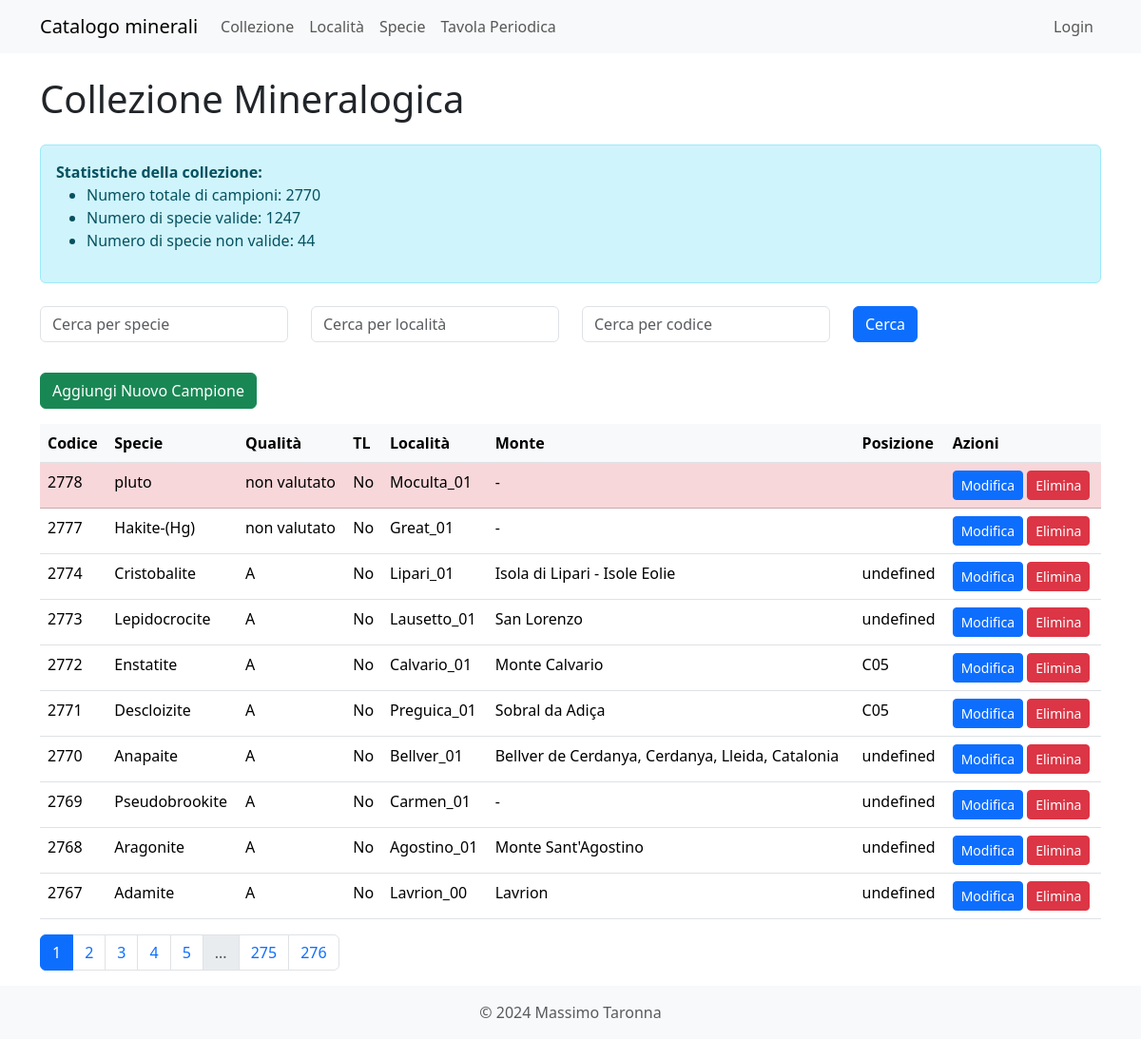
The page /collezione on the database its author committed.
### models.py (models this page shows, shortened)
class Collezione(db.Model, SerializerMixin):
    id = db.Column(db.Integer, primary_key=True)
    codice = db.Column(db.Integer, unique=True, nullable=False)
    posizione = db.Column(db.String(50))
    specie_id = db.Column(db.Integer, db.ForeignKey('specie.id', name='fk_collezione_specie'), nullable=True)
    specie_nome = db.Column(db.String(100))
    specie_non_valida = db.Column(db.String(100))
    varieta = db.Column(db.String(100))
    alias = db.Column(db.String(100))
    associazione = db.Column(db.String(100))
    cod_loc = db.Column(db.String(30), db.ForeignKey('localita.cod_loc', name='fk_collezione_localita'))
    dimensionamento = db.Column(db.String(50))
    qualita = db.Column(db.String(10))
    data_ins = db.Column(db.Date)
    data_acq = db.Column(db.Date)
    mod_acq = db.Column(db.String(50))
    acquisito_da = db.Column(db.String(100))
    costo = db.Column(db.Float)
    luogo_acq = db.Column(db.String(50))
    scambiato_per = db.Column(db.String(50))
    note = db.Column(db.Text)
    referenza = db.Column(db.String(100))
    descrizione = db.Column(db.String(200))
    fluor_lw = db.Column(db.String(20))
    fluor_sw = db.Column(db.String(20))
    radioattivo = db.Column(db.String(20))
    tl = db.Column(db.Boolean)
    specie_rel = db.relationship('Specie', back_populates='campioni')
    serialize_rules = ('-localita', '-specie_rel')

class Localita(db.Model, SerializerMixin):
    id = db.Column(db.Integer, primary_key=True)
    cod_loc = db.Column(db.String(100), unique=True, nullable=False)
    cava_min = db.Column(db.String(255))
    loc_monte = db.Column(db.String(255))
    valle = db.Column(db.String(50))
    comune = db.Column(db.String(50))
    distr_pref = db.Column(db.String(50))
    provincia = db.Column(db.String(50))
    regione = db.Column(db.String(50))
    dipartimento = db.Column(db.String(50))
    stato = db.Column(db.String(50))
    nazione = db.Column(db.String(100))
    note = db.Column(db.Text)
    cod_mindat = db.Column(db.Integer)
    collezione = db.relationship('Collezione', backref='localita', lazy='dynamic')
    serialize_rules = ('-collezione',)

### app.py (the view)
@app.route('/collezione', methods=['GET'])
def collezione():
    page = request.args.get('page', 1, type=int)
    specie_search = request.args.get('specie-search', '')
    localita_search = request.args.get('localita-search', '')
    codice_search = request.args.get('codice-search', '')
    query = db.session.query(Collezione, Localita.loc_monte).join(Localita, Collezione.cod_loc == Localita.cod_loc)
    if specie_search:
        query = query.filter(Collezione.specie_nome.ilike(f'%{specie_search}%'))
    if localita_search:
        query = query.filter(Localita.cava_min.ilike(f'%{localita_search}%'))
    if codice_search:
        query = query.filter(Collezione.codice.ilike(f'%{codice_search}%'))
    pagination = query.order_by(Collezione.codice.desc()).paginate(page=page, per_page=10, error_out=False)
    items = pagination.items
    total_campioni = Collezione.query.count()
    specie_valide = db.session.query(func.count(func.distinct(Collezione.specie_id))).filter(Collezione.specie_id.isnot(None)).scalar()
    specie_non_valide = db.session.query(func.count(func.distinct(Collezione.specie_nome))).filter(Collezione.specie_id.is_(None)).scalar()
    return render_template('collezione.html',
                           items=items,
                           pagination=pagination,
                           total_campioni=total_campioni,
                           specie_valide=specie_valide,
                           specie_non_valide=specie_non_valide,
                           specie_search=specie_search,
                           localita_search=localita_search,
                           codice_search=codice_search)

### app.py (called while the page is built, shortened)
@app.before_request
def create_admin_user():
    global is_first_request

@app.context_processor
def inject_specie_valide():
    specie_valide_count = db.session.query(func.count(func.distinct(Collezione.specie_id))).filter(Collezione.specie_id.isnot(None)).scalar()
    return {'specie_valide': specie_valide_count}

### templates/collezione.html (shortened to what this page needs)
{% extends "base.html" %}
{% block content %}
<h1 class="mb-4">Collezione Mineralogica</h1>
<div class="alert alert-info mb-4">
    <strong>Statistiche della collezione:</strong>
    <ul>
        <li>Numero totale di campioni: {{ total_campioni }}</li>
        <li>Numero di specie valide: {{ specie_valide }}</li>
        <li>Numero di specie non valide: {{ specie_non_valide }}</li>
    </ul>
</div>
<form id="searchForm" class="mb-3">
    <div class="row">
        <div class="col-md-3 mb-3">
            <input type="text" id="specie-search" name="specie-search" class="form-control" placeholder="Cerca per specie" value="{{ specie_search }}">
        </div>
        <div class="col-md-3 mb-3">
            <input type="text" id="localita-search" name="localita-search" class="form-control" placeholder="Cerca per località" value="{{ localita_search }}">
        </div>
        <div class="col-md-3 mb-3">
            <input type="text" id="codice-search" name="codice-search" class="form-control" placeholder="Cerca per codice" value="{{ codice_search }}">
        </div>
        <div class="col-md-3 mb-3">
            <button type="submit" class="btn btn-primary">Cerca</button>
        </div>
    </div>
</form>
<a href="{{ url_for('new_collezione') }}" class="btn btn-success mb-3">Aggiungi Nuovo Campione</a>
<table class="table">
    <thead>
        <tr>
            <th>Codice</th>
            <th>Specie</th>
            <th>Qualità</th>
            <th>TL</th>
            <th>Località</th>
            <th>Monte</th>
            <th>Posizione</th>
            <th>Azioni</th>
        </tr>
    </thead>
    <tbody>
        {% for collezione, loc_monte in items %}
        <tr class="{% if collezione.tl %}table-warning{% elif not collezione.specie_id %}table-danger{% endif %}">
            <td>{{ collezione.codice }}</td>
            <td>{{ collezione.specie_nome }}</td>
            <td>{{ collezione.qualita }}</td>
            <td>{{ "Sì" if collezione.tl else "No" }}</td>
            <td>{{ collezione.cod_loc }}</td>
            <td>{{ loc_monte }}</td>
            <td>{{ collezione.posizione }}</td>
            <td>
                <a href="{{ url_for('edit_collezione', id=collezione.id) }}" class="btn btn-sm btn-primary">Modifica</a>
                <button type="button" class="btn btn-sm btn-danger" data-bs-toggle="modal" data-bs-target="#deleteModal{{ collezione.id }}">
                    Elimina
                </button>
            </td>
        </tr>
        {% endfor %}
    </tbody>
</table>
{% if pagination.pages > 1 %}
<nav aria-label="Page navigation">
    <ul class="pagination">
        {% for page in pagination.iter_pages() %}
            {% if page %}
                {% if page != pagination.page %}
                    <li class="page-item">
                        <a class="page-link" href="{{ url_for('collezione', page=page, specie_search=specie_search, localita_search=localita_search) }}">{{ page }}</a>
                    </li>
                {% else %}
                    <li class="page-item active"><span class="page-link">{{ page }}</span></li>
                {% endif %}
            {% else %}
                <li class="page-item disabled"><span class="page-link">...</span></li>
            {% endif %}
        {% endfor %}
    </ul>
</nav>
{% endif %}
{% endblock %}

### static/styles/style.css (style rules this page uses)
.table th { background-color: #f8f9fa; }

### rows shown on the page
Collezione: codice "2778", specie_nome "pluto", qualita "non valutato", tl "No", cod_loc "Moculta_01", loc_monte "-"
Collezione: codice "2777", specie_nome "Hakite-(Hg)", qualita "non valutato", tl "No", cod_loc "Great_01", loc_monte "-"
Collezione: codice "2774", specie_nome "Cristobalite", qualita "A", tl "No", cod_loc "Lipari_01", loc_monte "Isola di Lipari - Isole Eolie", posizione "undefined"
Collezione: codice "2773", specie_nome "Lepidocrocite", qualita "A", tl "No", cod_loc "Lausetto_01", loc_monte "San Lorenzo", posizione "undefined"
Collezione: codice "2772", specie_nome "Enstatite", qualita "A", tl "No", cod_loc "Calvario_01", loc_monte "Monte Calvario", posizione "C05"
Collezione: codice "2771", specie_nome "Descloizite", qualita "A", tl "No", cod_loc "Preguica_01", loc_monte "Sobral da Adiça", posizione "C05"
Collezione: codice "2770", specie_nome "Anapaite", qualita "A", tl "No", cod_loc "Bellver_01", loc_monte "Bellver de Cerdanya, Cerdanya, Lleida, Catalonia", posizione "undefined"
Collezione: codice "2769", specie_nome "Pseudobrookite", qualita "A", tl "No", cod_loc "Carmen_01", loc_monte "-", posizione "undefined"
Collezione: codice "2768", specie_nome "Aragonite", qualita "A", tl "No", cod_loc "Agostino_01", loc_monte "Monte Sant'Agostino", posizione "undefined"
Collezione: codice "2767", specie_nome "Adamite", qualita "A", tl "No", cod_loc "Lavrion_00", loc_monte "Lavrion", posizione "undefined"

### other values the page prints
{{ total_campioni }} "2770"
{{ specie_valide }} "1247"
{{ specie_non_valide }} "44"
{{ page }} "1"
{{ page }} "2" "3" "4" "5" "275" "276"
